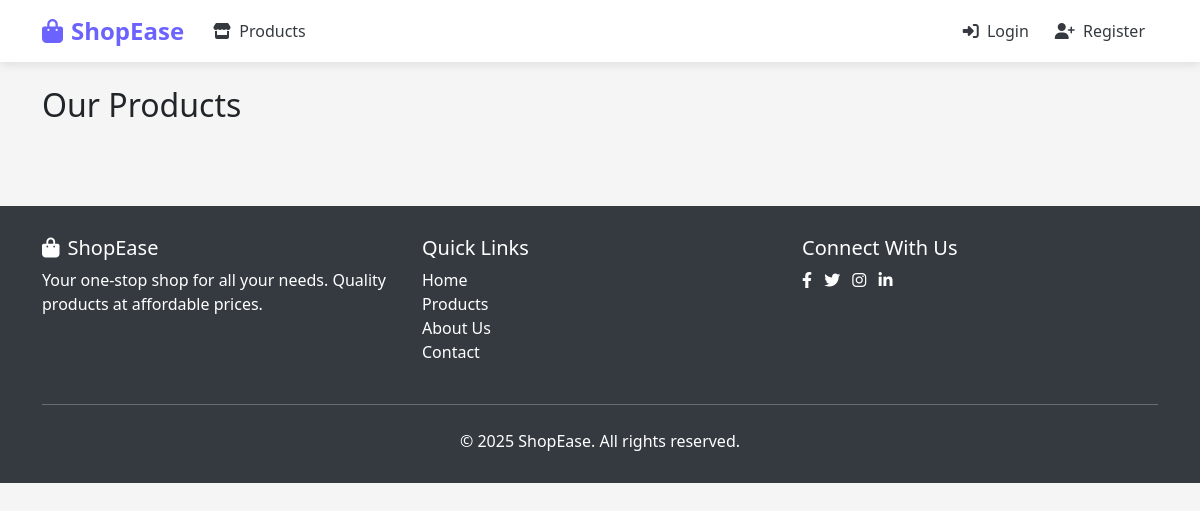
Before: /products/ with the older database file.
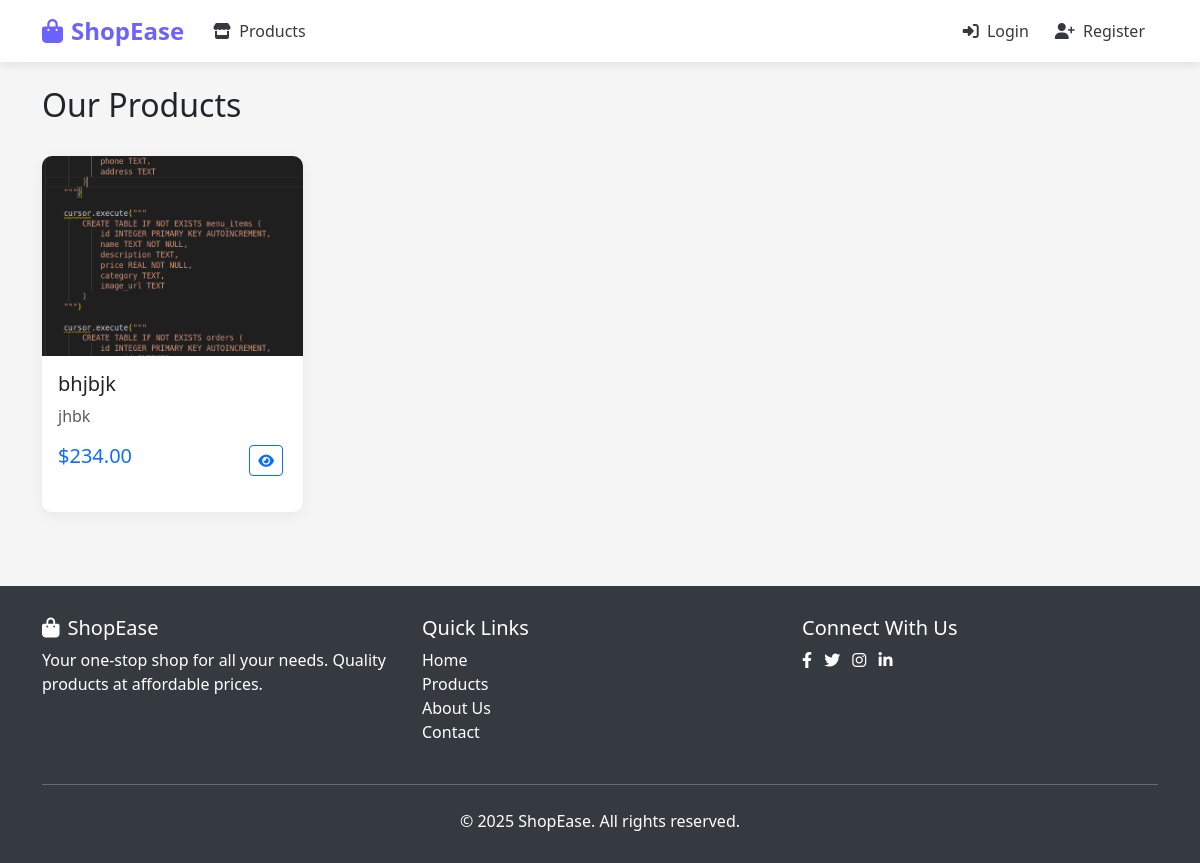
After: the same page with the newer database file.
### shop/models.py (models this page shows, shortened)
class Product(models.Model):
    name = models.CharField(max_length=255)
    description = models.TextField()
    price = models.DecimalField(max_digits=10, decimal_places=2)
    image = models.ImageField(upload_to='products/')
    created_at = models.DateTimeField(auto_now_add=True)

### shop/views.py (the view)
# urls.py: path('products/', views.product_list, name='product_list'),
def product_list(request):
    products = Product.objects.all()
    return render(request, 'product_list.html', {'products': products})

### templates/product_list.html (shortened to what this page needs)
{% extends 'base.html' %}
{% block content %}
<div class="d-flex justify-content-between align-items-center mb-4">
    <h2>Our Products</h2>
</div>
<div class="row">
    {% for product in products %}
    <div class="col-lg-3 col-md-4 col-sm-6 mb-4">
        <div class="card h-100">
            <img src="{{ product.image.url }}" class="card-img-top product-img" alt="{{ product.name }}">
            <div class="card-body">
                <h5 class="card-title">{{ product.name }}</h5>
                <p class="card-text text-muted">{{ product.description|truncatechars:60 }}</p>
                <div class="d-flex justify-content-between align-items-center">
                    <span class="h5 text-primary">${{ product.price }}</span>
                    <div>
                        <a href="{% url 'product_detail' product.id %}" class="btn btn-sm btn-outline-primary me-1">
                            <i class="fas fa-eye"></i>
                        </a>
                    </div>
                </div>
            </div>
        </div>
    </div>
    {% endfor %}
</div>
{% endblock %}

Changed rows visible on the page:
added Product: image (picture), name "bhjbjk", description "jhbk", price "234.00"
